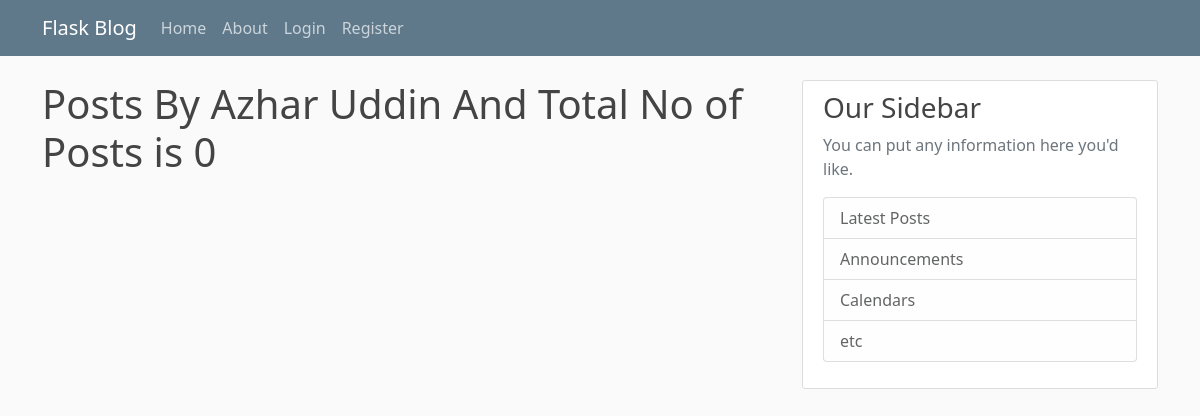
The page /user/Azhar Uddin on the database as committed earlier.
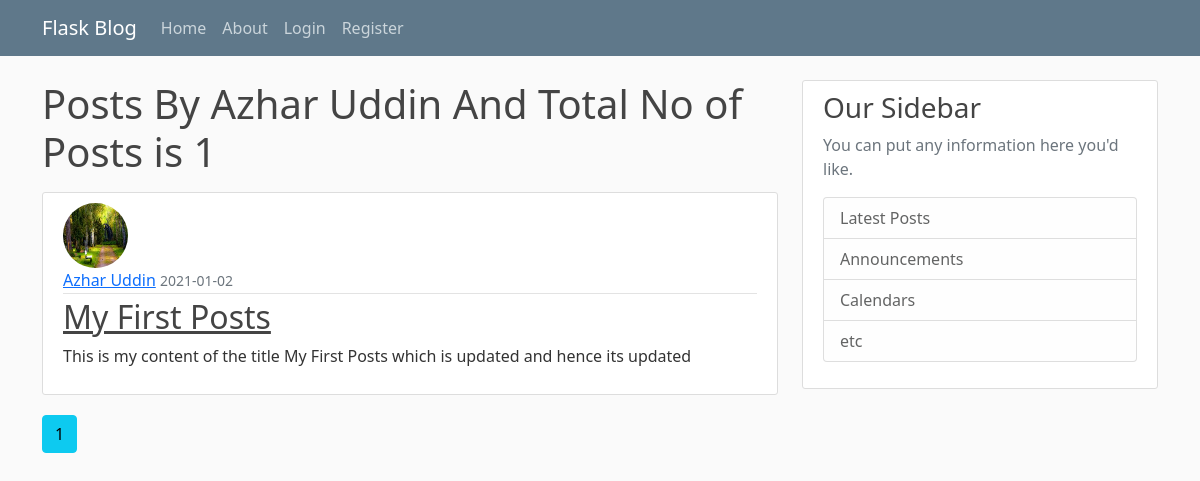
The same page on the database as committed later.
### flaskblog/models.py (models this page shows, shortened)
class Posts(db.Model):
    id = db.Column(db.Integer, primary_key=True)
    title = db.Column(db.String(100), nullable=False)
    date_posted = db.Column(db.DateTime, nullable=False,
                            default=datetime.utcnow)
    content = db.Column(db.Text, nullable=False)
    user_id = db.Column(db.Integer, db.ForeignKey('user.id'), nullable=False)

class User(db.Model, UserMixin):
    id = db.Column(db.Integer, primary_key=True)
    username = db.Column(db.String(20), unique=True, nullable=False)
    email = db.Column(db.String(120), unique=True, nullable=False)
    image_file = db.Column(db.String(20), unique=False,
                           nullable=False, default='default.jpg')
    password = db.Column(db.String(60), unique=False, nullable=False)
    posts = db.relationship('Posts', backref='author', lazy=True)

### flaskblog/user/routes.py (the view)
@users.route('/user/<string:username>')
def user_posts(username):
    page = request.args.get('page',1,type=int)
    user = User.query.filter_by(username=username).first_or_404()
    posts = Posts.query\
            .filter_by(author=user)\
            .order_by(Posts.date_posted.desc())\
            .paginate(per_page=5,page=page)
    return render_template('user_posts.html',posts=posts,user=user)

### flaskblog/templates/user_posts.html
{% extends "layout.html" %}
{% block content %}
<h1 class="mb-3">Posts By {{user.username}} And Total No of Posts is {{posts.total}}</h1>
{% for post in posts.items %}
<article class="media content-section">
    <img class="rounded-circle article-img" src="{{url_for('static',filename='img/'+post.author.image_file)}}">
    <div class="media-body">
        <div class="article-metadata">
            <a class="mr-2" href="{{url_for('users.user_posts',username=post.author.username)}}">{{ post.author.username }}</a>
            <small class="text-muted">{{ post.date_posted.strftime('%Y-%m-%d') }}</small>
        </div>
        <h2><a class="article-title" href="{{url_for('posts.post',post_id=post.id)}}">{{ post.title }}</a></h2>
        <p class="article-content">{{ post.content }}</p>
    </div>
</article>
{% endfor %}
{% for page_num in posts.iter_pages(left_edge=1,right_edge=1,left_current=1,right_current=2) %}
    {% if page_num %}
        {% if posts.page==page_num %}
            <a class="btn btn-info mb-4" href="{{url_for('users.user_posts',username=user.username,page=page_num)}}">{{page_num}}</a>
        {% else %}
            <a class="btn btn-outline-info mb-4" href="{{url_for('users.user_posts',username=user.username,page=page_num)}}">{{page_num}}</a>
        {% endif %}
    {% else %}
        .....
    {% endif %}
{% endfor %}
{% endblock content %}

Rows that differ between the two databases and show on the page:
added Posts: image_file (placeholder picture), author.username "Azhar Uddin", date_posted "2021-01-02", title "My First Posts", content "This is my content of the title My First Posts which is updated and hence its updated"
Other text that changed with them:
{{ posts.total }}: "0" → "1"
new list line: "1"
